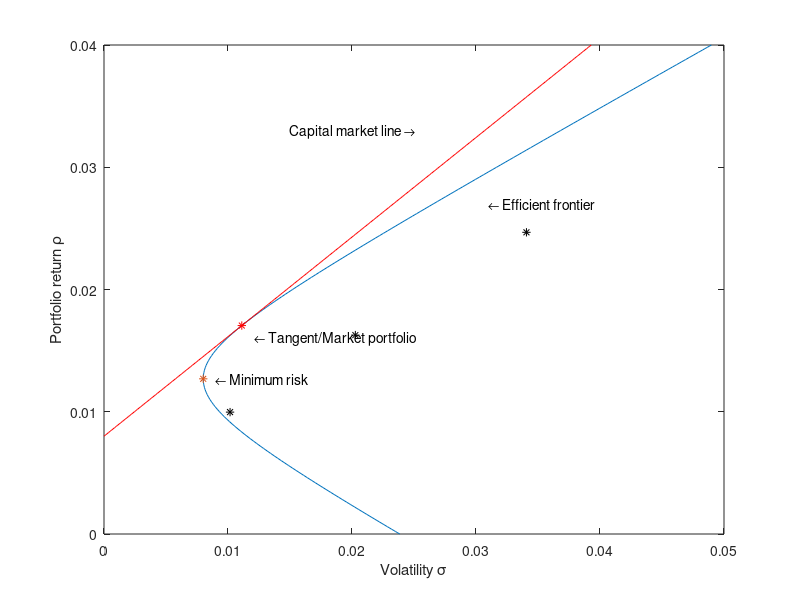

This chart was generated by the following MATLAB code:
% play_with_markowitz.m

clear all
close('all')

N=1000;  % number of trading days
r1=0.01*ones(N,1)+0.01*randn(N,1);      %..make some test data
r2=0.02*ones(N,1)+0.02*randn(N,1)-0.3*r1;
r3=0.03*ones(N,1)+0.03*randn(N,1)+0.3*r1-0.5*r2;
%mm=1:N; plot(mm,r1,mm,r2)
ee=ones(3,1);   % three stocks
ra=[mean(r1); mean(r2) ; mean(r3)];   % average return

rp=[r1-mean(r1),r2-mean(r2),r3-mean(r3)]; % for the covariance matrix
C=rp'*rp/N; % covariance matrix

%load ra
%load C

CC=inv(C);  % and its inverse

%.....................the 2x2 matrix to determine the lambdas
A=[ra'*CC*ra , ee'*CC*ra ;
    ra'*CC*ee , ee'*CC*ee]
AA=inv(A);

K=0;
for rho=0:0.0002:0.04;  %...loop over the desired returns
    lambda=AA*[rho;1];
    w=lambda(1)*CC*ra+lambda(2)*CC*ee;    % eq. 5.12
    K=K+1;
    rrho(K)=rho;
    sig(K)=sqrt(w'*C*w);    % definition of sigma
end

plot(sig,rrho)
xlabel('Volatility \sigma')
ylabel('Portfolio return \rho')

hold on
rhomin=-AA(1,2)/AA(1,1);
sigmin=sqrt(det(AA)/AA(1,1))     %= sigmin2=sqrt(1/A(2,2))
plot(sigmin,rhomin,'*')
text(sigmin+0.001,rhomin,'\leftarrow Minimum risk')


%...add a zero risk asset
r0=0.008;  % rate of return of the zero risk asset
deltar=ra-r0*ee;
K=0;
for rho=r0:0.0001:5*r0
    ww=(rho-r0)/(deltar'*CC*deltar)*CC*deltar;  % eq.5.22
    K=K+1;
    rrho2(K)=rho;
    sig2(K)=sqrt(ww'*C*ww);
end
plot(sig2,rrho2,'r')

rhot=r0+(deltar'*CC*deltar)/(ee'*CC*deltar)
sigmat=sqrt((deltar'*CC*deltar)/(ee'*CC*deltar)^2)
plot(sigmat,rhot,'r*')
text(sigmat+0.001,rhot-0.001,'\leftarrow Tangent/Market portfolio')

text(0.031,0.027,'\leftarrow Efficient frontier');
text(0.015,0.033,'Capital market line \rightarrow')


plot(sqrt(C(1,1)),ra(1),'k*',sqrt(C(2,2)),ra(2),'k*',sqrt(C(3,3)),ra(3),'k*')


